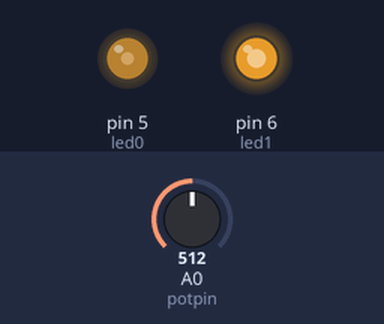
This sketch was run on a simulated Arduino Uno, built with avr-gcc and run on an emulated ATmega328P. Shown: output pins drawn as LEDs (lit = HIGH). The inputs (shaded band) are chosen by the test bench; at power-on: A0 (potpin) = 512. What the sketch prints to the serial monitor is not drawn.

Above: at 0.1 s.
Timing chart, 0 to 1.6 s (numbered marks = the images above):
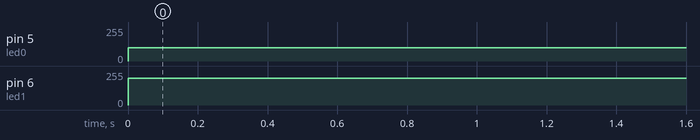

Measured:
- by itself, pin 5 (led0): 0/255 → 100/255 at 0.00 s
- by itself, pin 6 (led1): 0/255 → 200/255 at 0.00 s

The sketch:

simu-test.ino
```cpp
int v;

const int potpin=0;
const int led0=5;
const int led1=6;

void setup() {
  Serial.begin(9600);
  Serial.println("Here we go again!");
}

void loop() {
  int v=analogRead(potpin);
  Serial.println(v);
  analogWrite(led0,100);
  analogWrite(led1,200);
  delay(250);
}
```
